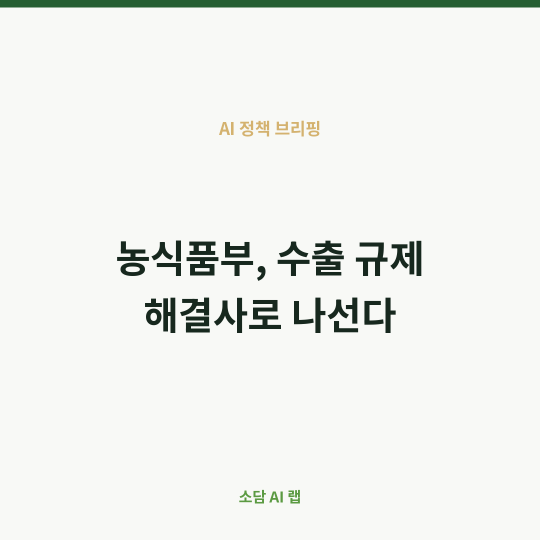
#> input picture cards/briefing_2026-09-15.png, 1080 x 1080 px (shown at 1/2 size)
$ python -i card_news.py   (imports and definitions only)
#> lines starting #> are read from the running program, lines starting #| are printed output that depends on the picture
# -*- coding: utf-8 -*-
"""'소담 AI 랩' 뉴스 카드 이미지 생성기 (v2 — 보랏빛 한눈에 보기 카드).

주 1회 발행되는 'briefing' 글에 붙는 카드다. 이전 버전은 제목 한 줄뿐이라 정보가
빈약했다. 이제 한 장 안에서 아래 순서로 "한눈에" 읽히게 만든다.

  ① 상단 뱃지 : 분류(신규 출시 / 신청 가능 / 정책 변경) + 기준일
  ② 헤드라인  : 가장 큰 글씨, 최대 3줄
  ③ 핵심 3가지: 번호 + 짧은 제목 + 한 줄 설명
  ④ 행동 박스 : "바로 해보기" 또는 "신청 방법" (라벤더 솔리드 박스)
  ⑤ 하단      : 출처 / @sodam_ai_lab

캔버스는 1080x1350(4:5). 폰트는 저장소에 담긴 Noto Sans KR 가변 폰트를 쓴다.
카드에 들어갈 데이터(dict)는 auto_post.py의 브리핑 초안 생성 단계가 만든다.

카드 데이터 형식:
  {
    "category": "신규 출시",            # 뱃지 문구 (8자 이내 권장)
    "date": "10월 6일",                 # 기준일 (기사 발행일, 코드에서 계산)
    "headline": "구글 문서 안에서 Claude를 쓸 수 있어요",
    "points": [{"title": "...", "desc": "..."}, ...],   # 1~3개
    "action_label": "바로 해보기",      # 또는 "신청 방법", "확인할 곳"
    "action": "...",
    "source": "9to5Google (10/6)",
  }
"""
import os

from PIL import Image, ImageDraw, ImageFilter, ImageFont

W, H = 1080, 1350
PAD = 76

FONT_PATH = os.path.join(os.path.dirname(__file__), "fonts", "NotoSansKR-Variable.ttf")

# 보랏빛 트렌디 팔레트
PALETTE = {
    "bg_top": (22, 8, 56),         # #160838 깊은 보라
    "bg_mid": (59, 20, 120),       # #3B1478
    "bg_bottom": (96, 38, 190),    # #6026BE
    "glow": (167, 91, 255),        # 네온 글로우
    "white": (255, 255, 255),
    "lavender": (221, 205, 255),   # #DDCDFF 보조 텍스트
    "lilac": (196, 168, 255),      # #C4A8FF 포인트
    "panel": (255, 255, 255, 30),  # 반투명 패널
    "panel_line": (255, 255, 255, 60),
    "action_bg": (233, 220, 255),  # #E9DCFF 행동 박스
    "action_ink": (38, 14, 84),    # #260E54 행동 박스 글씨
    "badge_bg": (255, 255, 255),
    "badge_ink": (84, 30, 170),
}


def _font(size, weight=b"Bold"):
    try:
        f = ImageFont.truetype(FONT_PATH, size)
        f.set_variation_by_name(weight)
        return f
    except Exception:
        return ImageFont.load_default()


def _tw(draw, text, font):
    box = draw.textbbox((0, 0), text, font=font)
    return box[2] - box[0]


# [46 lines left out: functions _wrap, _ellipsize, _fit, not called in this run]


def _background():
    """세로 보라 그라데이션 + 네온 글로우 두 개."""
    grad = Image.new("RGB", (1, H))
    px = grad.load()
    top, mid, bot = PALETTE["bg_top"], PALETTE["bg_mid"], PALETTE["bg_bottom"]
    for y in range(H):
        t = y / (H - 1)
        if t < 0.55:
            k = t / 0.55
            a, b = top, mid
        else:
            k = (t - 0.55) / 0.45
            a, b = mid, bot
        px[0, y] = tuple(int(a[i] + (b[i] - a[i]) * k) for i in range(3))
    img = grad.resize((W, H)).convert("RGBA")
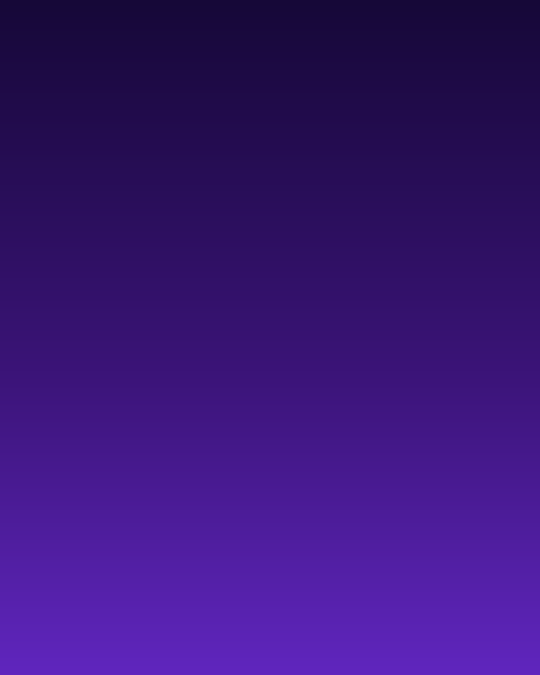
#> img: PIL image 1080x1350 RGBA (shown at 1/2 size); mean R, G, B, A 56.7, 20.3, 117.7, 255

    glow = Image.new("RGBA", (W, H), (0, 0, 0, 0))
#> glow: PIL image 1080x1350 RGBA; every value is 0
    gd = ImageDraw.Draw(glow)
    gd.ellipse([W - 520, -260, W + 220, 480], fill=PALETTE["glow"] + (150,))
    gd.ellipse([-320, H - 520, 380, H + 160], fill=(120, 70, 255, 120))
    glow = glow.filter(ImageFilter.GaussianBlur(120))
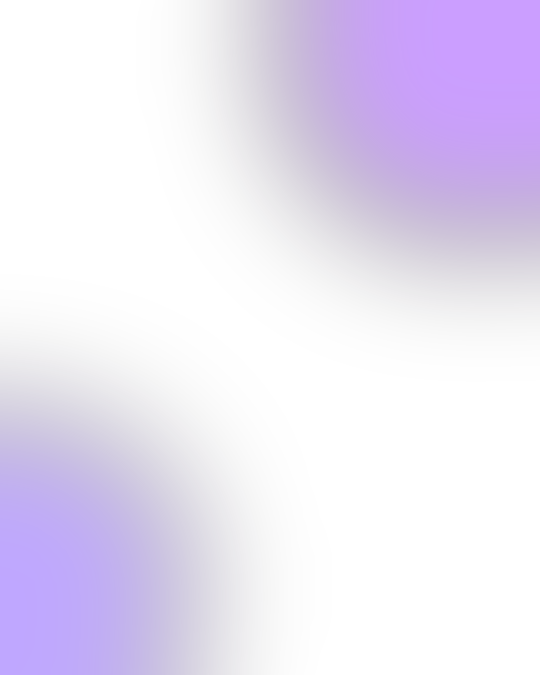
#> glow: PIL image 1080x1350 RGBA (shown at 1/2 size); mean R, G, B, A 38.8, 21.7, 67.5, 36.3; transparent parts drawn white
    return Image.alpha_composite(img, glow)
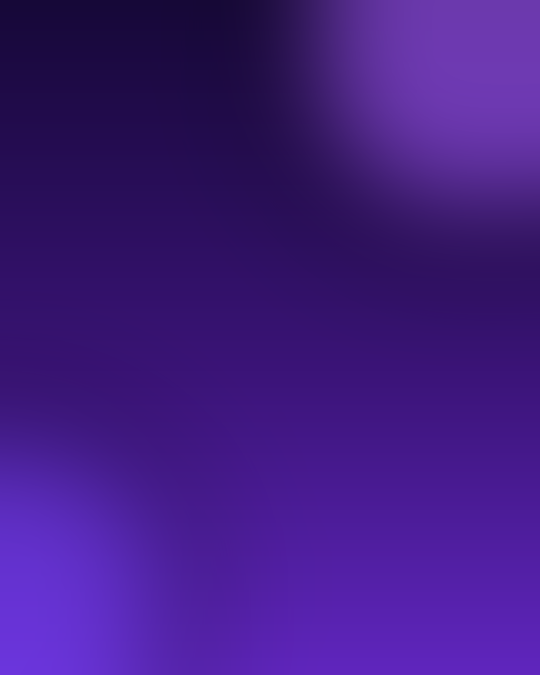
#> returned value: PIL image 1080x1350 RGBA (shown at 1/2 size); mean R, G, B, A 64.8, 26.3, 128.6, 255


# [8 lines left out: function _sparkle, not called in this run]


def generate_news_card(data, out_path):
    """카드 데이터(dict)로 보라색 뉴스 카드 PNG를 만들어 out_path에 저장한다."""
    os.makedirs(os.path.dirname(os.path.abspath(out_path)), exist_ok=True)

    img = _background()
    overlay = Image.new("RGBA", (W, H), (0, 0, 0, 0))
    od = ImageDraw.Draw(overlay)
    draw = ImageDraw.Draw(img)   # 글자 크기 측정 전용 (실제 글자는 패널을 합성한 뒤 그린다)
    texts = []                   # (xy, 문구, 폰트, 색) — 패널 위에 나중에 그린다
    inner_w = W - PAD * 2

    # ── ① 상단 뱃지 ─────────────────────────────────────────
    y = 84
    badge_font = _font(34, b"ExtraBold")
#> (the run stopped early here; a loop or call above may not have finished)
